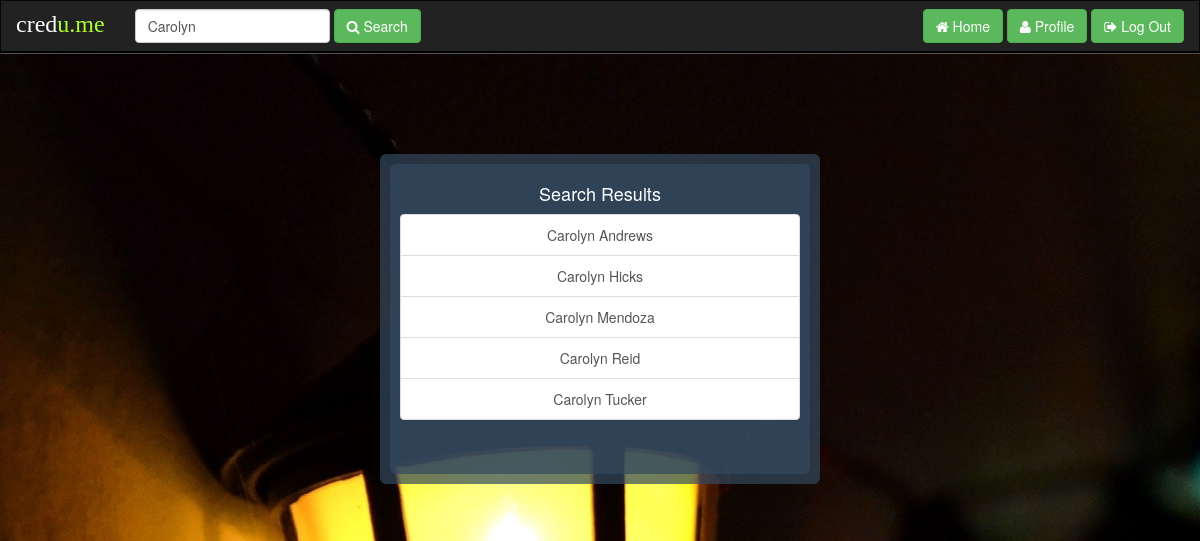
The app's page /packages/Profile/SearchPage.php?firstName=Carolyn (signed in) with its own data.
### tables this page shows
CREATE TABLE `Users` (
  `ID` varchar(10) NOT NULL,
  `FIRST_NAME` varchar(30) NOT NULL,
  `LAST_NAME` varchar(30) NOT NULL,
  `EMAIL` varchar(30) NOT NULL,
  `PASSWORD` varchar(20) NOT NULL,
  `PHONE_NO` varchar(20) NOT NULL,
  `UNIVERSITY_ID` int(11) NOT NULL,
  `HIGH_SCORE` int(11) NOT NULL DEFAULT '0'
);

### packages/Profile/SearchPage.php (the view, shortened to what this page needs)
<!DOCTYPE html>
<html>
<head>
    <link href="../../includes/Bootstrap/css/bootstrap.min.css" rel="stylesheet">
    <link href="../../includes/Font-Awesome/css/font-awesome.min.css" rel="stylesheet">
    <link href="../../includes/css/Home.css" rel="stylesheet">
    <link href="../../includes/css/Navbar.css" rel="stylesheet">
</head>
<?php
$firstName = $_GET['firstName'];
$lastName = $_GET['lastName'];
if (isset($_SESSION['loggedUserId']) == null) {
    echo '<script type="text/javascript">',
    'window.location.href = "../Home/";',
    '</script>';
} else { ?>
    <body>
    <nav class="navbar navbar-inverse">
        <div class="container-fluid">
            <div class="navbar-header">
                <a class="navbar-brand" href="../Home/"><h3>cred<span>u.me</span></h3></a>
            </div>
            <form class="navbar-form navbar-left" role="search">
                <div class="form-group">
                    <input id="SearchedUser" type="text" class="form-control" placeholder="John Smith">
                </div>
                <button id="SearchUser" type="submit" class="btn btn-success"><span class="fa fa-search"></span>
                    Search
                </button>
            </form>
            <form class="navbar-form navbar-right" role="search">
                <a type="submit" class="btn btn-success" href="../Home/"><span class="fa fa-home"></span>
                    Home</a>
                <a type="submit" class="btn btn-success" href="./"><span class="fa fa-user"></span> Profile</a>
                <button id="logout" type="submit" class="btn btn-success"><span class="fa fa-sign-out"></span>
                    Log
                    Out
                </button>
            </form>
        </div>
    </nav>
    <div class="container">
        <br><br>
        <br><br>
        <div class="row">
            <div class="col-xs-2 col-sm-4">
            </div>
            <div class="col-xs-8 col-sm-4">
                <div class="all-center">
                    <div class="jumbotron">
                        <div class="jumbotron child">
                            <h4> Search Results </h4>
                            <div id="scrollbox">
                                <div class="list-group">
                                    <?php
                                    $databaseConnection = new DatabaseConnection();
                                    $databaseConnection->initiateConnection();
                                    $connection = $databaseConnection->getConnection();
                                    $sql_query = "SELECT * FROM USERS WHERE FIRST_NAME = '" . $firstName . "' OR LAST_NAME = '" . $lastName . "'
                                                  ORDER BY FIRST_NAME, LAST_NAME";
                                    $sql_result = mysqli_query($connection, $sql_query);
                                    while ($row = mysqli_fetch_assoc($sql_result)) { ?>
                                        <a class="list-group-item list-group-item last"
                                           onclick="seeProfileOf('<?php echo $row['ID']; ?>')"><?php echo $row['FIRST_NAME'] . " " . $row['LAST_NAME'] ?></a>
                                    <?php }
                                    ?>
                                </div>
                            </div>
                        </div>
                    </div>
                </div>
            </div>
            <div class="col-xs-2 col-sm-4">
            </div>
        </div>
    </div>
    </body>
<?php } ?>
</html>

### includes/css/Home.css (style rules this page uses)
body { background-image: url("../img/Background [Home].jpg"); background-position-x: -100px; background-position-y: -100px; }
.all-center { text-align: center; }
h3 { color: greenyellow; }
h4 { color: white; }
a { color: white; cursor: pointer; }
.jumbotron { background-color: rgba(52, 73, 94, 0.7); margin-left: -40px; margin-right: -40px; padding-right: 10px !important; padding-left: 10px !important; padding-bottom: 10px; padding-top: 10px; }
.jumbotron .child { background-color: rgba(52, 73, 94, 0.7); margin: 0px; }
#scrollbox { overflow: auto; height: 250px; }

### includes/css/Navbar.css (style rules this page uses)
.navbar { border-radius: 0px; border-bottom-style: groove; border-bottom-color: black; border-bottom-width: 3px; text-align: center; }
.navbar .navbar-header { margin-top: -5px; }
.navbar .navbar-header h3 { color: #ffffff; font: normal 24px 'Cookie', cursive; margin: 0; }
.navbar .navbar-header h3 span { color: greenyellow; }

### records on screen
users: FIRST_NAME "Carolyn", LAST_NAME "Andrews"
users: FIRST_NAME "Carolyn", LAST_NAME "Hicks"
users: FIRST_NAME "Carolyn", LAST_NAME "Mendoza"
users: FIRST_NAME "Carolyn", LAST_NAME "Reid"
users: FIRST_NAME "Carolyn", LAST_NAME "Tucker"
